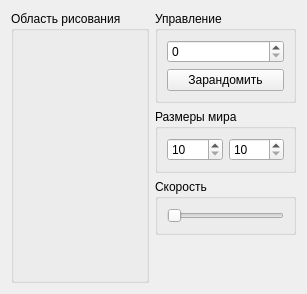
<?xml version="1.0" encoding="UTF-8"?>
<ui version="4.0">
 <class>MainWidget</class>
 <widget class="QWidget" name="MainWidget">
  <property name="geometry">
   <rect>
    <x>0</x>
    <y>0</y>
    <width>307</width>
    <height>294</height>
   </rect>
  </property>
  <property name="windowTitle">
   <string>Silly Finger - реализация игры &quot;Жизнь&quot; Джона Конвея</string>
  </property>
  <property name="windowIcon">
   <iconset>
    <normaloff>:/scorpion.png</normaloff>:/scorpion.png</iconset>
  </property>
  <layout class="QHBoxLayout" name="horizontalLayout">
   <item>
    <widget class="QGroupBox" name="groupBox">
     <property name="title">
      <string>Область рисования</string>
     </property>
     <layout class="QVBoxLayout" name="verticalLayout_2">
      <item>
       <layout class="QVBoxLayout" name="paintLayout"/>
      </item>
     </layout>
    </widget>
   </item>
   <item>
    <layout class="QVBoxLayout" name="verticalLayout_3">
     <item>
      <widget class="QGroupBox" name="groupBox_2">
       <property name="title">
        <string>Управление</string>
       </property>
       <layout class="QVBoxLayout" name="verticalLayout">
        <item>
         <widget class="QSpinBox" name="bugsSpinBox">
          <property name="minimum">
           <number>0</number>
          </property>
          <property name="maximum">
           <number>9999</number>
          </property>
         </widget>
        </item>
        <item>
         <widget class="QPushButton" name="randomizePushButton">
          <property name="text">
           <string>Зарандомить</string>
          </property>
         </widget>
        </item>
       </layout>
      </widget>
     </item>
     <item>
      <widget class="QGroupBox" name="groupBox_3">
       <property name="title">
        <string>Размеры мира</string>
       </property>
       <layout class="QHBoxLayout" name="horizontalLayout_2">
        <item>
         <widget class="QSpinBox" name="rowsSpinBox">
          <property name="minimum">
           <number>10</number>
          </property>
          <property name="maximum">
           <number>199</number>
          </property>
         </widget>
        </item>
        <item>
         <widget class="QSpinBox" name="colsSpinBox">
          <property name="minimum">
           <number>10</number>
          </property>
          <property name="maximum">
           <number>199</number>
          </property>
         </widget>
        </item>
       </layout>
      </widget>
     </item>
     <item>
      <widget class="QGroupBox" name="speedGroupBox">
       <property name="title">
        <string>Скорость</string>
       </property>
       <layout class="QVBoxLayout" name="verticalLayout_4">
        <item>
         <widget class="QSlider" name="speedHorizontalSlider">
          <property name="minimum">
           <number>30</number>
          </property>
          <property name="maximum">
           <number>500</number>
          </property>
          <property name="orientation">
           <enum>Qt::Horizontal</enum>
          </property>
         </widget>
        </item>
       </layout>
      </widget>
     </item>
     <item>
      <spacer name="verticalSpacer">
       <property name="orientation">
        <enum>Qt::Vertical</enum>
       </property>
       <property name="sizeHint" stdset="0">
        <size>
         <width>20</width>
         <height>40</height>
        </size>
       </property>
      </spacer>
     </item>
    </layout>
   </item>
  </layout>
 </widget>
 <resources>
  <include location="resources.qrc"/>
 </resources>
 <connections/>
</ui>
